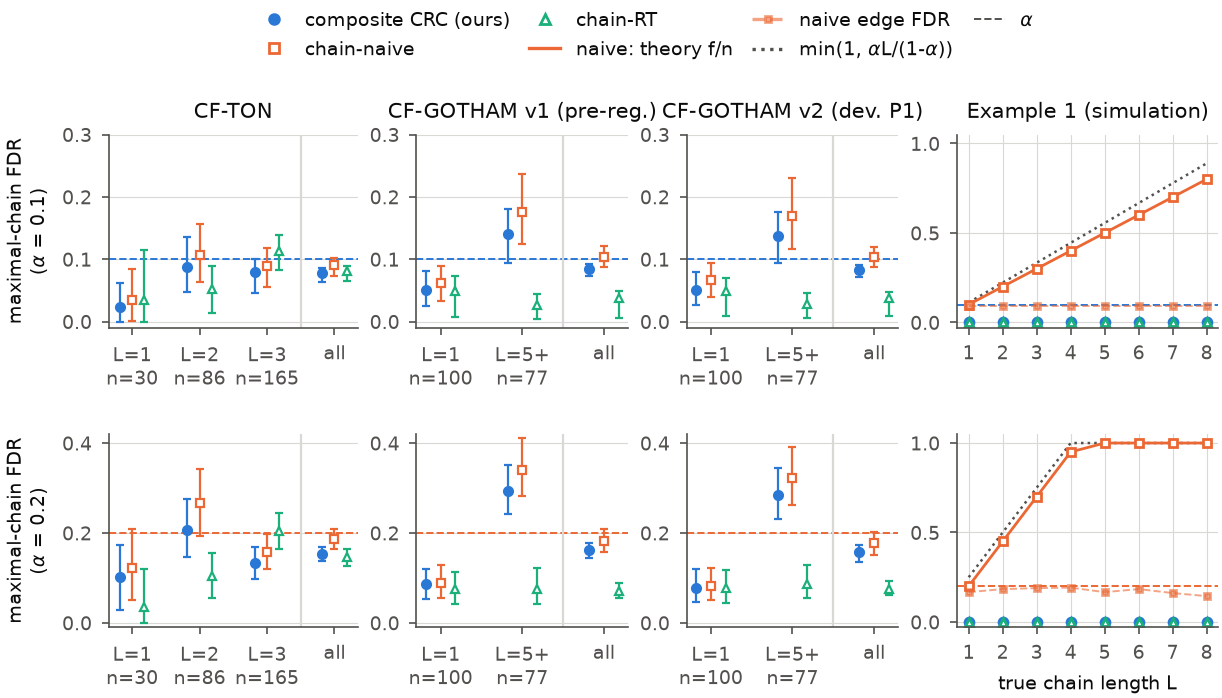

Python code for this plot:
#!/usr/bin/env python
"""Fig. 6 -- chains (E5): maximal-chain FDR by GT chain length L for composite CRC (Alg. 5), naive composition of the
edge-CRC set and the coherent-factuality-style rule (chain-RT) on CF-TON and CF-GOTHAM (statistical scorers), and the
Example 1 simulation (naive composition inflates the maximal-chain FDR towards min(1, alpha L / (1 - alpha))).
Owner: P2-G.

  .venv/bin/python -I P2_CertiChain/figures/fig6_chains.py
"""
from __future__ import annotations

import sys
from pathlib import Path

import numpy as np
import polars as pl

sys.path.insert(0, str(Path(__file__).resolve().parent))
import _style as S  # noqa: E402
from certichain.eval import experiments as X  # noqa: E402

METHODS = [("chain_composite", "composite CRC (ours)", S.BLUE, "o"), ("chain_naive", "chain-naive", S.ORANGE, "s"),
           ("chain_rt", "chain-RT", S.AQUA, "^")]
ALPHAS = (0.1, 0.2)
SIDS = {"cf_ton": "S_TON.stat", "cf_gotham": "S_GOT.stat", "cf_gotham_v2": "S_GOT2.stat"}


def main() -> None:
    S.setup()
    import matplotlib.pyplot as plt
    from matplotlib.lines import Line2D
    n5 = S.numbers("E5")
    byl = pl.read_parquet(X.exp_root("E5") / "by_length.parquet")
    ex = pl.read_parquet(X.exp_root("E5") / "example1.parquet")
    fig, axes = plt.subplots(2, 4, figsize=(S.DCOL, 3.2), gridspec_kw={"width_ratios": [1, 0.85, 0.85, 1.05]})
    for r, a in enumerate(ALPHAS):
        for c, (ds, name) in enumerate((("cf_ton", "CF-TON"), ("cf_gotham", "CF-GOTHAM v1 (pre-reg.)"),
                                        ("cf_gotham_v2", "CF-GOTHAM v2 (dev. P1)"))):   # v1 first (P2-X, 19 Oct)
            ax = axes[r, c]
            sub = byl.filter((pl.col("ds") == ds) & ((pl.col("alpha") - a).abs() < 1e-9) & (pl.col("n_incidents_pool") >= 10))
            bins = sorted(set(sub["L_bin"].to_list()), key=lambda b: int(b.rstrip("+")))
            labels = [f"L={b}\nn={int(sub.filter(pl.col('L_bin') == b)['n_incidents_pool'][0])}" for b in bins] + ["all"]
            for j, (m, lab, col, mk) in enumerate(METHODS):
                xs, ys, los, his = [], [], [], []
                for i, b in enumerate(bins):
                    e = n5.get(f"byL|{ds}|{m}|a={a}|L={b}|maxchain_fdr")
                    if not e or e.get("value") is None:
                        continue
                    xs.append(i)
                    ys.append(e["value"])
                    ci = e.get("ci") or [np.nan, np.nan]
                    los.append(ci[0])
                    his.append(ci[1])
                e = n5.get(f"{ds}|{SIDS[ds]}|{m}|a={a}|maxchain_fdr")
                if e and e.get("value") is not None:
                    xs.append(len(bins))
                    ys.append(e["value"])
                    ci = e.get("ci") or [np.nan, np.nan]
                    los.append(ci[0])
                    his.append(ci[1])
                xs = np.asarray(xs, float) + (j - 1) * 0.18
                ys, los, his = map(np.asarray, (ys, los, his))
                yerr = np.vstack([np.where(np.isfinite(los), ys - los, 0), np.where(np.isfinite(his), his - ys, 0)])
                ax.errorbar(xs, ys, yerr=yerr, fmt=mk, color=col, ms=3.2, elinewidth=0.8, capsize=1.5,
                            mfc=col if m == "chain_composite" else "white", mew=0.8)
            S.alpha_line(ax, a, color=S.ALPHA_COLORS[a])
            ax.axvline(len(bins) - 0.5, color=S.GRID, lw=0.8)
            ax.set_xticks(range(len(bins) + 1))
            ax.set_xticklabels(labels, fontsize=7)
            ax.set_ylim(-0.01, 0.42 if a == 0.2 else 0.3)
            ax.grid(axis="x", visible=False)
            if r == 0:
                ax.set_title(name, fontsize=7.5)
            if c == 0:
                ax.set_ylabel(f"maximal-chain FDR\n($\\alpha$ = {a})")
        # Example 1
        ax = axes[r, 3]
        e = ex.filter((pl.col("alpha") - a).abs() < 1e-9).sort("L")
        L = e["L"].to_numpy()
        ax.plot(L, e["asymptote"].to_numpy(), ls=":", color=S.INK2, lw=0.9)
        ax.plot(L, e["theory_naive_maxchain_fdr"].to_numpy(), ls="-", color=S.ORANGE, lw=1.0)
        ax.plot(L, e["chain_naive|maxchain_fdr"].to_numpy(), ls="none", marker="s", mfc="white", mec=S.ORANGE, ms=3.2)
        ax.plot(L, e["chain_naive|fdr"].to_numpy(), ls="--", marker="s", ms=2.4, color=S.ORANGE, lw=0.7, alpha=0.6)
        ax.plot(L, e["chain_composite|maxchain_fdr"].to_numpy(), ls="none", marker="o", ms=3.2, color=S.BLUE)
        ax.plot(L, e["chain_rt|chain_fwer"].to_numpy(), ls="none", marker="^", ms=3.0, mfc="white", mec=S.AQUA)
        S.alpha_line(ax, a, color=S.ALPHA_COLORS[a])
        ax.set_ylim(-0.03, 1.05)
        ax.set_xticks(L)
        if r == 0:
            ax.set_title("Example 1 (simulation)", fontsize=7.5)
        if r == 1:
            ax.set_xlabel("true chain length L")
    hs = [Line2D([], [], color=col, marker=mk, ls="none", ms=3.5, mfc=col if m == "chain_composite" else "white",
                 label=lab) for m, lab, col, mk in METHODS]
    hs += [Line2D([], [], color=S.ORANGE, ls="-", label="naive: theory f/n"),
           Line2D([], [], color=S.ORANGE, ls="--", alpha=0.6, marker="s", ms=2.4, label="naive edge FDR"),
           Line2D([], [], color=S.INK2, ls=":", label="min(1, $\\alpha$L/(1-$\\alpha$))"),
           Line2D([], [], color=S.INK2, ls="--", lw=0.7, label="$\\alpha$")]
    fig.legend(handles=hs, loc="upper center", bbox_to_anchor=(0.5, 1.10), ncol=4, fontsize=7, columnspacing=1.0)
    fig.subplots_adjust(wspace=0.25, hspace=0.55)
    keys = [k for k in n5 if k.startswith(("cf_ton|S_TON.stat|chain", "cf_gotham|S_GOT.stat|chain",
                                           "cf_gotham_v2|S_GOT2.stat|chain")) and
            k.endswith(("|maxchain_fdr", "|ccr_mean", "|fdr"))]
    lines = []
    for k in sorted(keys):
        v = n5[k]
        if v.get("value") is None:
            continue
        lines.append(f"{k} = {v['value']:.3f}" + (f" [{v['ci'][0]:.3f}, {v['ci'][1]:.3f}]" if v.get("ci") else ""))
    cap = """Fig. 6 (chains, E5). Required facts (results/summary/E5_numbers.json; results/exp/E5/by_length.parquet, example1.parquet): statistical scorers, 200 splits (CF-TON K = 150 / 150 test, CF-GOTHAM K = 100 / 100; CF-GOTHAM v1 = the pre-registered benchmark (shown first), v2 = regenerated benchmark, post-PREREG deviation P1, side by side), J = 20 maximal chains per incident; maximal-chain FDR (strict: a chain is false if any edge has Y != 1) of composite CRC (Alg. 5, CRC on max(edge FDP, maximal-chain FDP)), chain-naive (chains read off the edge-CRC set) and chain-RT (coherent-factuality style on the score-threshold family, FWER-type guarantee), by the GT longest root-leaf path length L of the test incident (calibration always on all incidents; strata with < 10 pool incidents omitted; CF-TON has L <= 3 by template construction) and over all test incidents ('all'); bars = 95% incident-pool bootstrap CIs with the stratum mask. The guarantee is marginal: a stratum may exceed alpha. Right: Example 1 (P2-C eval/synth.example1_incident): f = floor(alpha_1 n L / (1 - alpha_1)) decoy-hijacked first hops (alpha_1 = alpha - (1 - alpha)/K); naive composition keeps the edge FDR <= alpha (dashed) while its maximal-chain FDR is f/n (solid = theory, squares = simulation); composite CRC and chain-RT stop before the jump (0 claims).
""" + "\n".join(lines)
    S.save(fig, "fig6_chains", cap)
    print("fig6 written")


if __name__ == "__main__":
    main()
